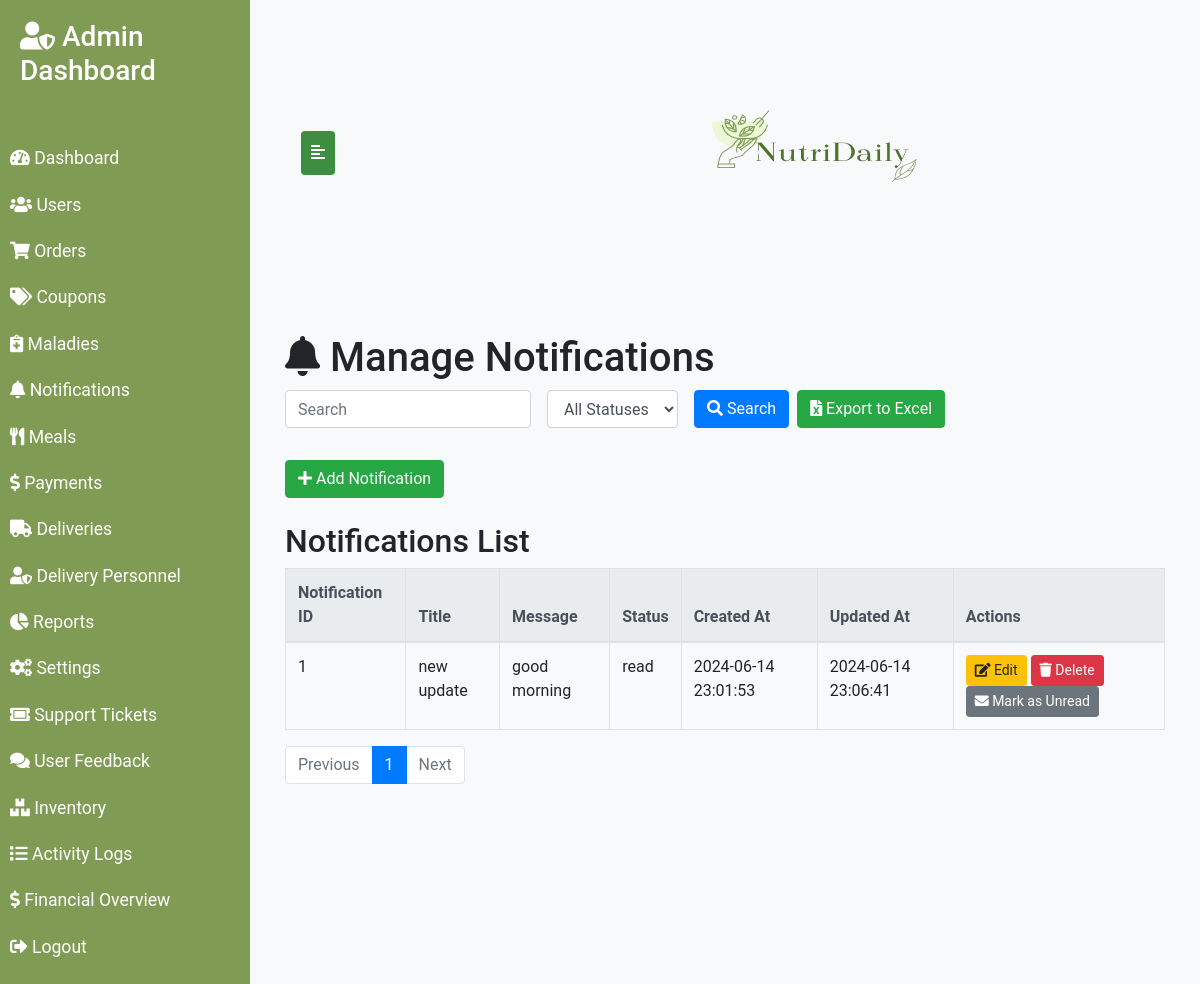
The page /notifications.php (signed in) on the database as committed earlier.
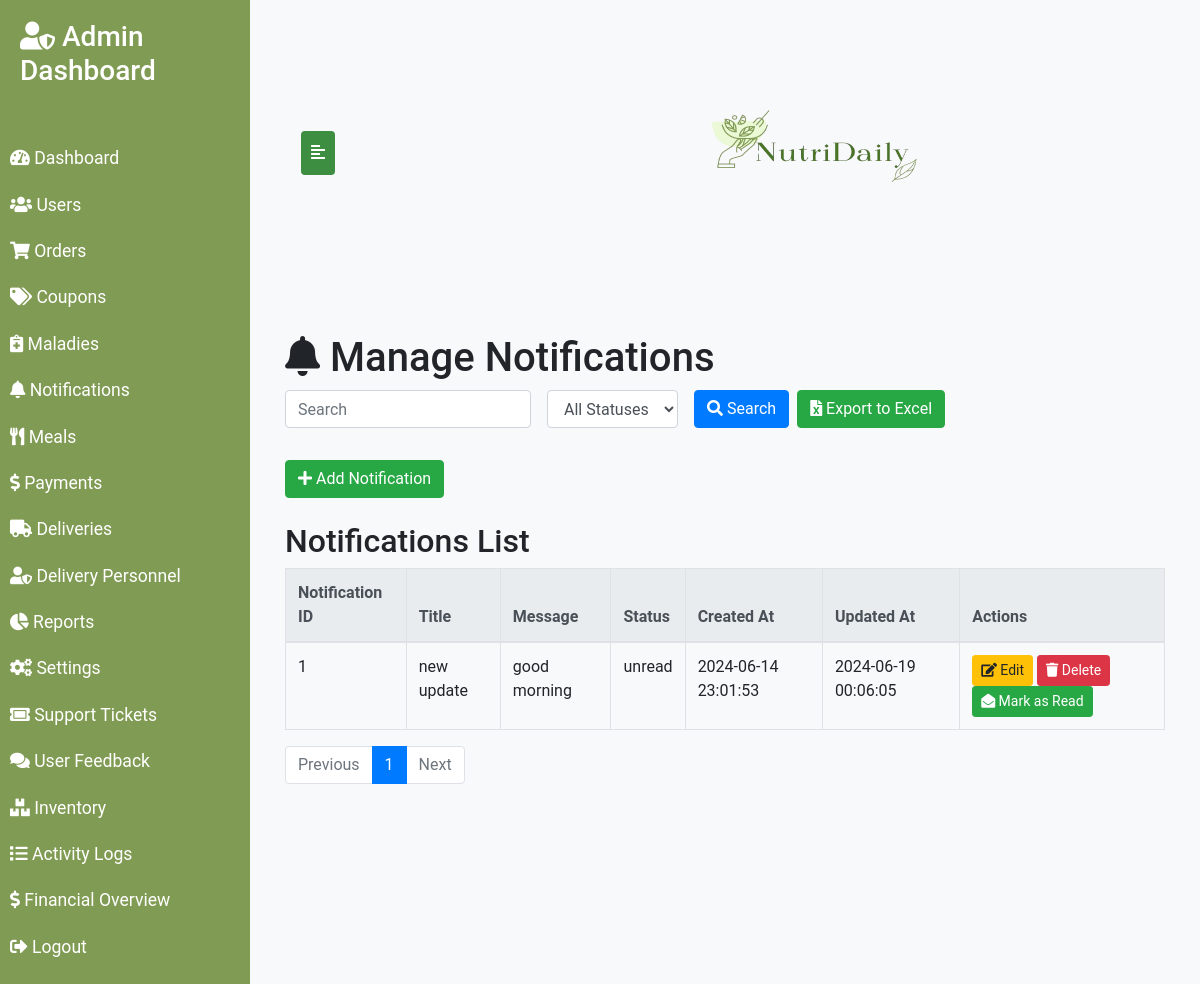
The same page on the database as committed later.
### tables this page shows
CREATE TABLE `notifications` (
  `notification_id` int(11) NOT NULL,
  `title` varchar(255) NOT NULL,
  `user_id` int(11) DEFAULT NULL,
  `message` text,
  `status` varchar(50) DEFAULT 'unread',
  `created_at` timestamp NOT NULL DEFAULT CURRENT_TIMESTAMP,
  `updated_at` timestamp NOT NULL DEFAULT CURRENT_TIMESTAMP ON UPDATE CURRENT_TIMESTAMP
);

### notifications.php (the view, shortened to what the changed rows need)
<?php
require 'config/db.php';
$search_query = isset($_POST['search_query']) ? $_POST['search_query'] : "";
$status_filter = isset($_POST['status_filter']) ? $_POST['status_filter'] : "";
$limit = 10;
$page = isset($_GET['page']) ? (int)$_GET['page'] : 1;
$start = ($page - 1) * $limit;
$search_sql = $search_query ? "WHERE (title LIKE '%$search_query%' OR message LIKE '%$search_query%')" : "WHERE 1";
$status_sql = $status_filter ? "AND status='$status_filter'" : "";
$sql = "SELECT * FROM notifications $search_sql $status_sql LIMIT $start, $limit";
$result = $conn->query($sql);
?>
<!DOCTYPE html>
<html lang="en">
<head>
    <link rel="stylesheet" href="https://maxcdn.bootstrapcdn.com/bootstrap/4.5.2/css/bootstrap.min.css">
    <link rel="stylesheet" href="https://cdnjs.cloudflare.com/ajax/libs/font-awesome/5.15.4/css/all.min.css">
</head>
<body>
<div class="wrapper">
    <div id="content">
        <div class="container mt-5">
            <h1><i class="fas fa-bell"></i> Manage Notifications</h1>
            <h2>Notifications List</h2>
            <table class="table table-bordered">
                <thead class="thead-light">
                    <tr>
                        <th>Notification ID</th>
                        <th>Title</th>
                        <th>Message</th>
                        <th>Status</th>
                        <th>Created At</th>
                        <th>Updated At</th>
                        <th>Actions</th>
                    </tr>
                </thead>
                <tbody>
                    <?php while ($row = $result->fetch_assoc()): ?>
                        <tr>
                            <td><?php echo $row['notification_id']; ?></td>
                            <td><?php echo $row['title']; ?></td>
                            <td><?php echo $row['message']; ?></td>
                            <td><?php echo $row['status']; ?></td>
                            <td><?php echo $row['created_at']; ?></td>
                            <td><?php echo $row['updated_at']; ?></td>
                            <td>
                                <button class="btn btn-sm btn-warning" data-toggle="modal" data-target="#editNotificationModal<?php echo $row['notification_id']; ?>"><i class="fas fa-edit"></i> Edit</button>
                                <a href="notifications.php?delete_notification=<?php echo $row['notification_id']; ?>" class="btn btn-sm btn-danger"><i class="fas fa-trash"></i> Delete</a>
                                <?php if($row['status'] == 'unread'): ?>
                                <a href="notifications.php?mark_as_read=<?php echo $row['notification_id']; ?>" class="btn btn-sm btn-success"><i class="fas fa-envelope-open"></i> Mark as Read</a>
                                <?php else: ?>
                                <a href="notifications.php?mark_as_unread=<?php echo $row['notification_id']; ?>" class="btn btn-sm btn-secondary"><i class="fas fa-envelope"></i> Mark as Unread</a>
                                <?php endif; ?>
                            </td>
                        </tr>
                    <?php endwhile; ?>
                </tbody>
            </table>
        </div>
    </div>
</div>
</body>
</html>

Rows that differ between the two databases and show on the page:
changed notifications "new update": status "read" → "unread"; updated_at "2024-06-14 23:06:41" → "2024-06-19 00:06:05"; status "Mark as Unread" → "Mark as Read"
